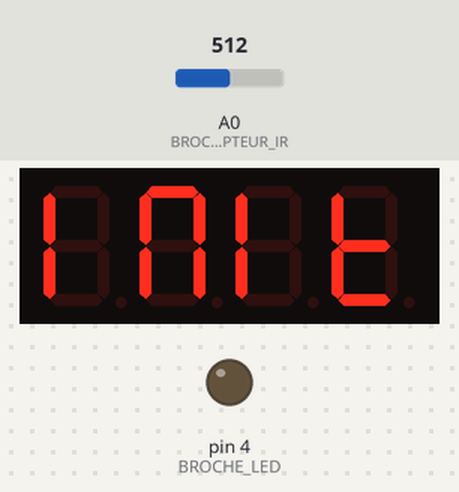
Bench run of a sketch on a simulated Arduino Uno, built with avr-gcc and run on an emulated ATmega328P. Shown: 4-digit seven-segment display, output pins drawn as LEDs (lit = HIGH). The test bench sets the inputs (shaded band); at power-on: A0 (BROCHE_CAPTEUR_IR) = 512.

Above: at 1.1 s.
At 3.2 s:
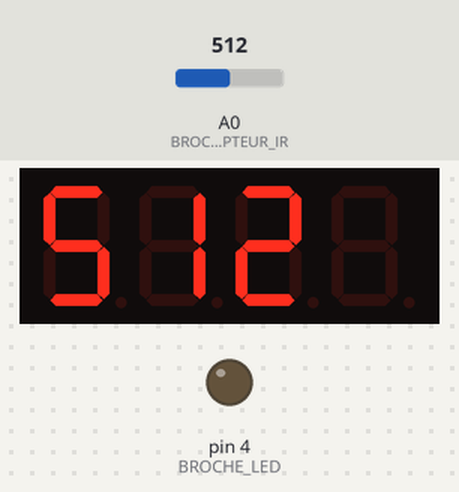
3.3 s: A0 (BROCHE_CAPTEUR_IR) set to 218
At 3.7 s:
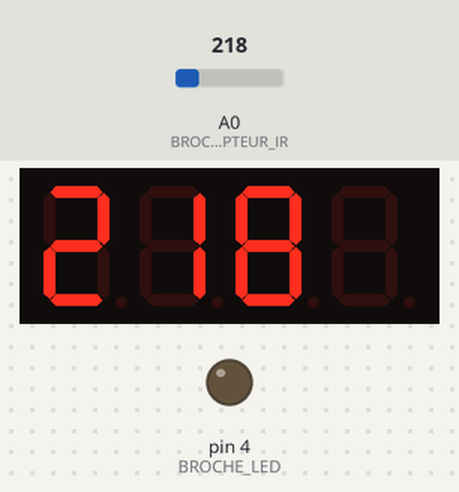
6.3 s: A0 (BROCHE_CAPTEUR_IR) set to 189
At 6.7 s:
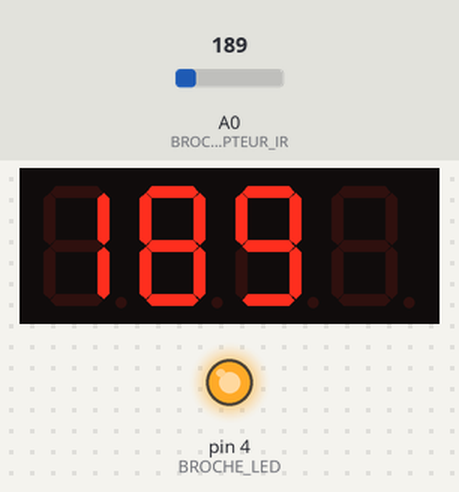
7.8 s: A0 (BROCHE_CAPTEUR_IR) set to 210
At 9.1 s:
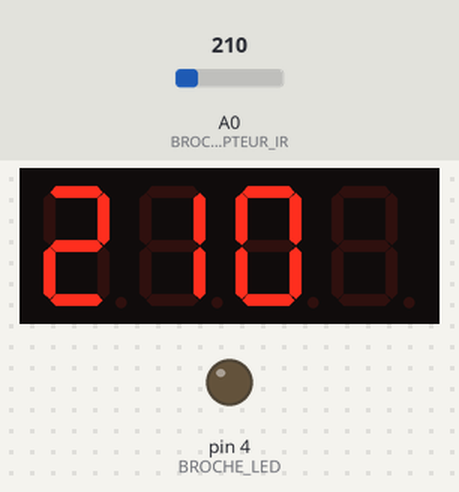
Timing chart, 0 to 10.8 s (numbered marks = the images above; inputs shaded):
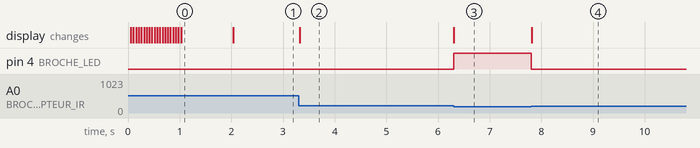

Measured:
- the behaviour switches between 200 and 199 on A0 (BROCHE_CAPTEUR_IR) (found by bisection; images 2 and 3)
- after the input at 3.3 s, the display: changes at once (image 2)
- after the input at 6.3 s, pin 4 (BROCHE_LED): LOW → HIGH at once; the display: changes at once (image 3)
- after the input at 7.8 s, pin 4 (BROCHE_LED): HIGH → LOW at once; the display: changes at once (image 4)
- what the display in image 0 shows lasts 1.0 s, from 1.0 s to 2.0 s

The sketch:

code_arduino_detection_seuil_infrarouge.ino
```cpp
/* Mesurer la distance avec un capteur à infrarouge Sharp GP2xxxxxxxx
 *   et l'afficher sur un afficheur 7 segments à 4 chiffres (4 digits)
 * Formation Arduino, Rennes, Hisséo, 29 mai 2018, pierre <at> lesporteslogiques.net
 *
 * Arduino 1.8.2 @ zibu / Debian 7 wheezy
 *   + library SevenSegmentTM1637 de Bram Harmsen :  https://github.com/bremme/arduino-tm1637
 *
 * Pour améliorer la stabilité, on peut ajouter :
 *   - deux condensateurs entre 5V et GND du capteur, 100 uF et 10 nF
 *   - une résistance entre le 5V d'arduino et VCC du capteur
 */

#include "SevenSegmentTM1637.h";

#define BROCHE_CAPTEUR_IR  A0
#define BROCHE_LED          4
#define BROCHE_CLK          2   // n'importe quel broche digitale pour le signal Clock (CLK)
#define BROCHE_DIO          3   // n'importe quel broche digitale pour le signal Data Input Output (DIO)
SevenSegmentTM1637    afficheur(BROCHE_CLK, BROCHE_DIO);

int seuil_detection = 200;

void setup() {
  pinMode(BROCHE_CAPTEUR_IR, INPUT);
  pinMode(BROCHE_LED, OUTPUT);

  // Initialiser l'afficheur à 4 chiffres
  afficheur.begin();                         // initialiser l'afficheur
  afficheur.setBacklight(100);               // fixer la luminosité à 100 %
  afficheur.print("INIT");                   // afficher INIT
  delay(1000);                               // attendre 1000 millisecondes
}

void loop() {
  int signal_capteur_ir = analogRead(BROCHE_CAPTEUR_IR);

  afficheur.clear();                         // effacer l'afficheur
  afficheur.print(signal_capteur_ir);        // afficher la distance

  if (signal_capteur_ir < seuil_detection) { // Trop près! = allumer la led
    digitalWrite(BROCHE_LED, HIGH);
  } else {
    digitalWrite(BROCHE_LED, LOW);
  }

}
```
